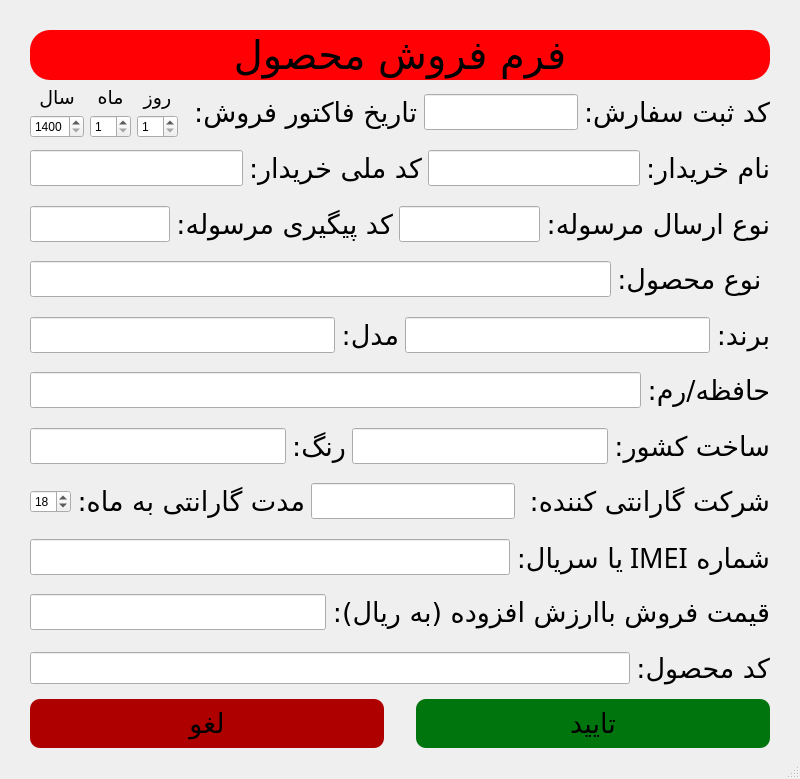
<?xml version="1.0" encoding="UTF-8"?>
<ui version="4.0">
 <class>MainWindow</class>
 <widget class="QMainWindow" name="MainWindow">
  <property name="geometry">
   <rect>
    <x>0</x>
    <y>0</y>
    <width>800</width>
    <height>779</height>
   </rect>
  </property>
  <property name="windowTitle">
   <string>MainWindow</string>
  </property>
  <property name="styleSheet">
   <string notr="true"/>
  </property>
  <widget class="QWidget" name="centralwidget">
   <layout class="QVBoxLayout" name="verticalLayout">
    <property name="leftMargin">
     <number>30</number>
    </property>
    <property name="topMargin">
     <number>30</number>
    </property>
    <property name="rightMargin">
     <number>30</number>
    </property>
    <item>
     <widget class="QLabel" name="label_12">
      <property name="font">
       <font>
        <family>B Titr</family>
        <pointsize>30</pointsize>
       </font>
      </property>
      <property name="layoutDirection">
       <enum>Qt::RightToLeft</enum>
      </property>
      <property name="styleSheet">
       <string notr="true">background-color: rgb(255, 0, 4);
border-radius: 20px;</string>
      </property>
      <property name="text">
       <string>فرم فروش محصول</string>
      </property>
      <property name="alignment">
       <set>Qt::AlignCenter</set>
      </property>
      <property name="margin">
       <number>17</number>
      </property>
     </widget>
    </item>
    <item>
     <layout class="QHBoxLayout" name="horizontalLayout">
      <item>
       <layout class="QHBoxLayout" name="horizontalLayout_10">
        <item>
         <layout class="QVBoxLayout" name="verticalLayout_4">
          <item>
           <widget class="QLabel" name="label_15">
            <property name="font">
             <font>
              <family>B Nazanin</family>
              <pointsize>14</pointsize>
             </font>
            </property>
            <property name="text">
             <string>سال</string>
            </property>
            <property name="alignment">
             <set>Qt::AlignCenter</set>
            </property>
           </widget>
          </item>
          <item>
           <widget class="QSpinBox" name="OrderDateYearSpin">
            <property name="minimum">
             <number>1400</number>
            </property>
            <property name="maximum">
             <number>1800</number>
            </property>
           </widget>
          </item>
         </layout>
        </item>
        <item>
         <layout class="QVBoxLayout" name="verticalLayout_5">
          <item>
           <widget class="QLabel" name="label_16">
            <property name="font">
             <font>
              <family>B Nazanin</family>
              <pointsize>14</pointsize>
             </font>
            </property>
            <property name="text">
             <string>ماه</string>
            </property>
            <property name="alignment">
             <set>Qt::AlignCenter</set>
            </property>
           </widget>
          </item>
          <item>
           <widget class="QSpinBox" name="OrderDateMonthSpin">
            <property name="minimum">
             <number>1</number>
            </property>
            <property name="maximum">
             <number>12</number>
            </property>
           </widget>
          </item>
         </layout>
        </item>
        <item>
         <layout class="QVBoxLayout" name="verticalLayout_3">
          <item>
           <widget class="QLabel" name="label_14">
            <property name="font">
             <font>
              <family>B Nazanin</family>
              <pointsize>14</pointsize>
             </font>
            </property>
            <property name="text">
             <string>روز</string>
            </property>
            <property name="alignment">
             <set>Qt::AlignCenter</set>
            </property>
           </widget>
          </item>
          <item>
           <widget class="QSpinBox" name="OrderDateDaySpin">
            <property name="minimum">
             <number>1</number>
            </property>
            <property name="maximum">
             <number>31</number>
            </property>
           </widget>
          </item>
         </layout>
        </item>
       </layout>
      </item>
      <item>
       <spacer name="horizontalSpacer">
        <property name="orientation">
         <enum>Qt::Horizontal</enum>
        </property>
        <property name="sizeType">
         <enum>QSizePolicy::Fixed</enum>
        </property>
        <property name="sizeHint" stdset="0">
         <size>
          <width>10</width>
          <height>20</height>
         </size>
        </property>
       </spacer>
      </item>
      <item>
       <widget class="QLabel" name="label">
        <property name="font">
         <font>
          <family>B Nazanin</family>
          <pointsize>20</pointsize>
         </font>
        </property>
        <property name="layoutDirection">
         <enum>Qt::RightToLeft</enum>
        </property>
        <property name="text">
         <string>تاریخ فاکتور فروش:</string>
        </property>
       </widget>
      </item>
      <item>
       <spacer name="horizontalSpacer_3">
        <property name="orientation">
         <enum>Qt::Horizontal</enum>
        </property>
        <property name="sizeHint" stdset="0">
         <size>
          <width>40</width>
          <height>20</height>
         </size>
        </property>
       </spacer>
      </item>
      <item>
       <widget class="QLineEdit" name="OrderCodeEdit">
        <property name="font">
         <font>
          <family>B Nazanin</family>
          <pointsize>15</pointsize>
         </font>
        </property>
        <property name="layoutDirection">
         <enum>Qt::LeftToRight</enum>
        </property>
        <property name="alignment">
         <set>Qt::AlignLeading|Qt::AlignLeft|Qt::AlignVCenter</set>
        </property>
       </widget>
      </item>
      <item>
       <widget class="QLabel" name="label_2">
        <property name="font">
         <font>
          <family>B Nazanin</family>
          <pointsize>20</pointsize>
         </font>
        </property>
        <property name="layoutDirection">
         <enum>Qt::RightToLeft</enum>
        </property>
        <property name="text">
         <string>کد ثبت سفارش:</string>
        </property>
       </widget>
      </item>
     </layout>
    </item>
    <item>
     <layout class="QHBoxLayout" name="horizontalLayout_12">
      <item>
       <widget class="QLineEdit" name="OrdererNationalCodeEdit">
        <property name="font">
         <font>
          <family>B Nazanin</family>
          <pointsize>15</pointsize>
         </font>
        </property>
       </widget>
      </item>
      <item>
       <widget class="QLabel" name="label_21">
        <property name="font">
         <font>
          <family>B Nazanin</family>
          <pointsize>20</pointsize>
         </font>
        </property>
        <property name="layoutDirection">
         <enum>Qt::RightToLeft</enum>
        </property>
        <property name="text">
         <string>کد ملی خریدار:</string>
        </property>
       </widget>
      </item>
      <item>
       <widget class="QLineEdit" name="OrdererNameEdit">
        <property name="font">
         <font>
          <family>B Nazanin</family>
          <pointsize>15</pointsize>
         </font>
        </property>
        <property name="layoutDirection">
         <enum>Qt::LeftToRight</enum>
        </property>
        <property name="alignment">
         <set>Qt::AlignLeading|Qt::AlignLeft|Qt::AlignVCenter</set>
        </property>
       </widget>
      </item>
      <item>
       <widget class="QLabel" name="label_22">
        <property name="font">
         <font>
          <family>B Nazanin</family>
          <pointsize>20</pointsize>
         </font>
        </property>
        <property name="layoutDirection">
         <enum>Qt::RightToLeft</enum>
        </property>
        <property name="text">
         <string>نام خریدار:</string>
        </property>
       </widget>
      </item>
     </layout>
    </item>
    <item>
     <layout class="QHBoxLayout" name="horizontalLayout_13">
      <item>
       <widget class="QLineEdit" name="OrderRefCodeEdit">
        <property name="font">
         <font>
          <family>B Nazanin</family>
          <pointsize>15</pointsize>
         </font>
        </property>
       </widget>
      </item>
      <item>
       <widget class="QLabel" name="label_23">
        <property name="font">
         <font>
          <family>B Nazanin</family>
          <pointsize>20</pointsize>
         </font>
        </property>
        <property name="layoutDirection">
         <enum>Qt::RightToLeft</enum>
        </property>
        <property name="text">
         <string>کد پیگیری مرسوله:</string>
        </property>
       </widget>
      </item>
      <item>
       <widget class="QLineEdit" name="OrderSendTypeEdit">
        <property name="font">
         <font>
          <family>B Nazanin</family>
          <pointsize>15</pointsize>
         </font>
        </property>
        <property name="layoutDirection">
         <enum>Qt::LeftToRight</enum>
        </property>
        <property name="alignment">
         <set>Qt::AlignLeading|Qt::AlignLeft|Qt::AlignVCenter</set>
        </property>
       </widget>
      </item>
      <item>
       <widget class="QLabel" name="label_24">
        <property name="font">
         <font>
          <family>B Nazanin</family>
          <pointsize>20</pointsize>
         </font>
        </property>
        <property name="layoutDirection">
         <enum>Qt::RightToLeft</enum>
        </property>
        <property name="text">
         <string>نوع ارسال مرسوله:</string>
        </property>
       </widget>
      </item>
     </layout>
    </item>
    <item>
     <layout class="QHBoxLayout" name="horizontalLayout_5">
      <item>
       <widget class="QLineEdit" name="ProductTypeEdit">
        <property name="font">
         <font>
          <family>B Nazanin</family>
          <pointsize>15</pointsize>
         </font>
        </property>
        <property name="layoutDirection">
         <enum>Qt::LeftToRight</enum>
        </property>
        <property name="alignment">
         <set>Qt::AlignLeading|Qt::AlignLeft|Qt::AlignVCenter</set>
        </property>
       </widget>
      </item>
      <item>
       <widget class="QLabel" name="label_5">
        <property name="font">
         <font>
          <family>B Nazanin</family>
          <pointsize>20</pointsize>
         </font>
        </property>
        <property name="layoutDirection">
         <enum>Qt::RightToLeft</enum>
        </property>
        <property name="text">
         <string> نوع محصول:</string>
        </property>
       </widget>
      </item>
     </layout>
    </item>
    <item>
     <layout class="QHBoxLayout" name="horizontalLayout_3">
      <item>
       <widget class="QLineEdit" name="ProductModelEdit">
        <property name="font">
         <font>
          <family>Noto Sans</family>
          <pointsize>15</pointsize>
         </font>
        </property>
        <property name="layoutDirection">
         <enum>Qt::LeftToRight</enum>
        </property>
        <property name="alignment">
         <set>Qt::AlignLeading|Qt::AlignLeft|Qt::AlignVCenter</set>
        </property>
       </widget>
      </item>
      <item>
       <widget class="QLabel" name="label_3">
        <property name="font">
         <font>
          <family>B Nazanin</family>
          <pointsize>20</pointsize>
         </font>
        </property>
        <property name="layoutDirection">
         <enum>Qt::RightToLeft</enum>
        </property>
        <property name="text">
         <string>مدل:</string>
        </property>
       </widget>
      </item>
      <item>
       <widget class="QLineEdit" name="ProductBrandEdit">
        <property name="font">
         <font>
          <family>B Nazanin</family>
          <pointsize>15</pointsize>
         </font>
        </property>
        <property name="layoutDirection">
         <enum>Qt::LeftToRight</enum>
        </property>
        <property name="alignment">
         <set>Qt::AlignLeading|Qt::AlignLeft|Qt::AlignVCenter</set>
        </property>
       </widget>
      </item>
      <item>
       <widget class="QLabel" name="label_4">
        <property name="font">
         <font>
          <family>B Nazanin</family>
          <pointsize>20</pointsize>
         </font>
        </property>
        <property name="layoutDirection">
         <enum>Qt::RightToLeft</enum>
        </property>
        <property name="text">
         <string>برند:</string>
        </property>
       </widget>
      </item>
     </layout>
    </item>
    <item>
     <layout class="QHBoxLayout" name="horizontalLayout_6">
      <item>
       <widget class="QLineEdit" name="ProductStorageRamEdit">
        <property name="font">
         <font>
          <family>B Nazanin</family>
          <pointsize>15</pointsize>
         </font>
        </property>
        <property name="layoutDirection">
         <enum>Qt::LeftToRight</enum>
        </property>
        <property name="alignment">
         <set>Qt::AlignLeading|Qt::AlignLeft|Qt::AlignVCenter</set>
        </property>
       </widget>
      </item>
      <item>
       <widget class="QLabel" name="label_6">
        <property name="font">
         <font>
          <family>B Nazanin</family>
          <pointsize>20</pointsize>
         </font>
        </property>
        <property name="layoutDirection">
         <enum>Qt::RightToLeft</enum>
        </property>
        <property name="text">
         <string>حافظه/رم:</string>
        </property>
       </widget>
      </item>
     </layout>
    </item>
    <item>
     <layout class="QHBoxLayout" name="horizontalLayout_11">
      <item>
       <widget class="QLineEdit" name="ProductColorEdit">
        <property name="font">
         <font>
          <family>B Nazanin</family>
          <pointsize>15</pointsize>
         </font>
        </property>
        <property name="layoutDirection">
         <enum>Qt::LeftToRight</enum>
        </property>
        <property name="alignment">
         <set>Qt::AlignLeading|Qt::AlignLeft|Qt::AlignVCenter</set>
        </property>
       </widget>
      </item>
      <item>
       <widget class="QLabel" name="label_11">
        <property name="font">
         <font>
          <family>B Nazanin</family>
          <pointsize>20</pointsize>
         </font>
        </property>
        <property name="layoutDirection">
         <enum>Qt::RightToLeft</enum>
        </property>
        <property name="text">
         <string>رنگ:</string>
        </property>
       </widget>
      </item>
      <item>
       <widget class="QLineEdit" name="ProductCountryEdit">
        <property name="font">
         <font>
          <family>B Nazanin</family>
          <pointsize>15</pointsize>
         </font>
        </property>
        <property name="layoutDirection">
         <enum>Qt::LeftToRight</enum>
        </property>
        <property name="alignment">
         <set>Qt::AlignLeading|Qt::AlignLeft|Qt::AlignVCenter</set>
        </property>
       </widget>
      </item>
      <item>
       <widget class="QLabel" name="label_10">
        <property name="font">
         <font>
          <family>B Nazanin</family>
          <pointsize>20</pointsize>
         </font>
        </property>
        <property name="layoutDirection">
         <enum>Qt::RightToLeft</enum>
        </property>
        <property name="text">
         <string>ساخت کشور:</string>
        </property>
       </widget>
      </item>
     </layout>
    </item>
    <item>
     <layout class="QHBoxLayout" name="horizontalLayout_8">
      <item>
       <widget class="QSpinBox" name="ProductWarrantyTimeSpin">
        <property name="value">
         <number>18</number>
        </property>
       </widget>
      </item>
      <item>
       <widget class="QLabel" name="label_13">
        <property name="font">
         <font>
          <family>B Nazanin</family>
          <pointsize>20</pointsize>
         </font>
        </property>
        <property name="layoutDirection">
         <enum>Qt::RightToLeft</enum>
        </property>
        <property name="text">
         <string>مدت گارانتی به ماه:</string>
        </property>
       </widget>
      </item>
      <item>
       <widget class="QLineEdit" name="ProductWarrantyCompanyEdit">
        <property name="font">
         <font>
          <family>B Nazanin</family>
          <pointsize>15</pointsize>
         </font>
        </property>
        <property name="layoutDirection">
         <enum>Qt::LeftToRight</enum>
        </property>
        <property name="alignment">
         <set>Qt::AlignLeading|Qt::AlignLeft|Qt::AlignVCenter</set>
        </property>
       </widget>
      </item>
      <item>
       <widget class="QLabel" name="label_8">
        <property name="font">
         <font>
          <family>B Nazanin</family>
          <pointsize>20</pointsize>
         </font>
        </property>
        <property name="layoutDirection">
         <enum>Qt::RightToLeft</enum>
        </property>
        <property name="text">
         <string>شرکت گارانتی کننده: </string>
        </property>
       </widget>
      </item>
     </layout>
    </item>
    <item>
     <layout class="QHBoxLayout" name="horizontalLayout_7">
      <item>
       <widget class="QLineEdit" name="ProductSerialEdit">
        <property name="font">
         <font>
          <family>B Nazanin</family>
          <pointsize>15</pointsize>
         </font>
        </property>
        <property name="layoutDirection">
         <enum>Qt::LeftToRight</enum>
        </property>
        <property name="alignment">
         <set>Qt::AlignLeading|Qt::AlignLeft|Qt::AlignVCenter</set>
        </property>
       </widget>
      </item>
      <item>
       <widget class="QLabel" name="label_7">
        <property name="font">
         <font>
          <family>B Nazanin</family>
          <pointsize>20</pointsize>
         </font>
        </property>
        <property name="layoutDirection">
         <enum>Qt::RightToLeft</enum>
        </property>
        <property name="text">
         <string>شماره IMEI یا سریال:</string>
        </property>
       </widget>
      </item>
     </layout>
    </item>
    <item>
     <layout class="QHBoxLayout" name="horizontalLayout_9">
      <item>
       <widget class="QLineEdit" name="ProductSellPriceEdit">
        <property name="font">
         <font>
          <family>B Nazanin</family>
          <pointsize>15</pointsize>
         </font>
        </property>
        <property name="layoutDirection">
         <enum>Qt::LeftToRight</enum>
        </property>
        <property name="alignment">
         <set>Qt::AlignLeading|Qt::AlignLeft|Qt::AlignVCenter</set>
        </property>
       </widget>
      </item>
      <item>
       <widget class="QLabel" name="label_9">
        <property name="font">
         <font>
          <family>B Nazanin</family>
          <pointsize>20</pointsize>
         </font>
        </property>
        <property name="layoutDirection">
         <enum>Qt::RightToLeft</enum>
        </property>
        <property name="text">
         <string>قیمت فروش باارزش افزوده (به ریال):</string>
        </property>
       </widget>
      </item>
     </layout>
    </item>
    <item>
     <layout class="QHBoxLayout" name="horizontalLayout_4">
      <item>
       <widget class="QLineEdit" name="ProductCodeEdit">
        <property name="font">
         <font>
          <pointsize>15</pointsize>
         </font>
        </property>
       </widget>
      </item>
      <item>
       <widget class="QLabel" name="label_17">
        <property name="font">
         <font>
          <family>B Nazanin</family>
          <pointsize>20</pointsize>
         </font>
        </property>
        <property name="text">
         <string>کد محصول:</string>
        </property>
       </widget>
      </item>
     </layout>
    </item>
    <item>
     <layout class="QHBoxLayout" name="horizontalLayout_2">
      <property name="spacing">
       <number>32</number>
      </property>
      <item>
       <widget class="QPushButton" name="CancelBtn">
        <property name="sizePolicy">
         <sizepolicy hsizetype="Minimum" vsizetype="Preferred">
          <horstretch>0</horstretch>
          <verstretch>0</verstretch>
         </sizepolicy>
        </property>
        <property name="font">
         <font>
          <family>B Nazanin</family>
          <pointsize>20</pointsize>
         </font>
        </property>
        <property name="styleSheet">
         <string notr="true">border-radius: 10px;
background-color: rgb(175, 0, 0);</string>
        </property>
        <property name="text">
         <string>لغو</string>
        </property>
       </widget>
      </item>
      <item>
       <widget class="QPushButton" name="ContinueBtn">
        <property name="sizePolicy">
         <sizepolicy hsizetype="Minimum" vsizetype="Preferred">
          <horstretch>0</horstretch>
          <verstretch>0</verstretch>
         </sizepolicy>
        </property>
        <property name="font">
         <font>
          <family>B Nazanin</family>
          <pointsize>20</pointsize>
         </font>
        </property>
        <property name="styleSheet">
         <string notr="true">border-radius: 10px;
background-color: rgb(0, 117, 14);</string>
        </property>
        <property name="text">
         <string>تایید</string>
        </property>
       </widget>
      </item>
     </layout>
    </item>
   </layout>
  </widget>
  <widget class="QMenuBar" name="menubar">
   <property name="geometry">
    <rect>
     <x>0</x>
     <y>0</y>
     <width>800</width>
     <height>30</height>
    </rect>
   </property>
  </widget>
  <widget class="QStatusBar" name="statusbar"/>
 </widget>
 <resources/>
 <connections/>
</ui>
